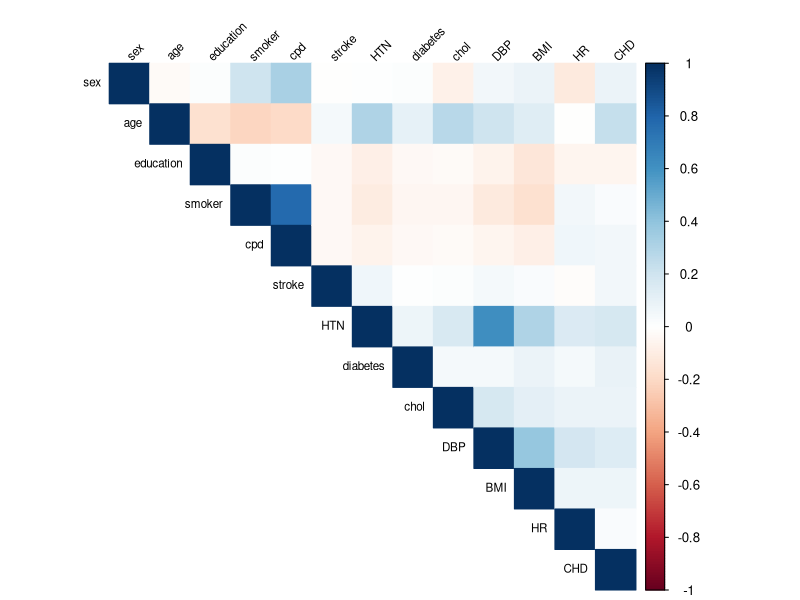
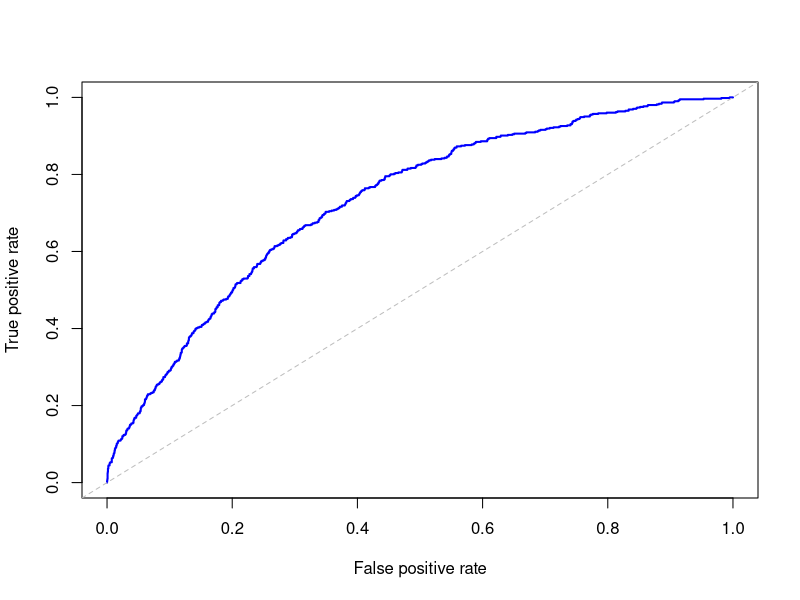
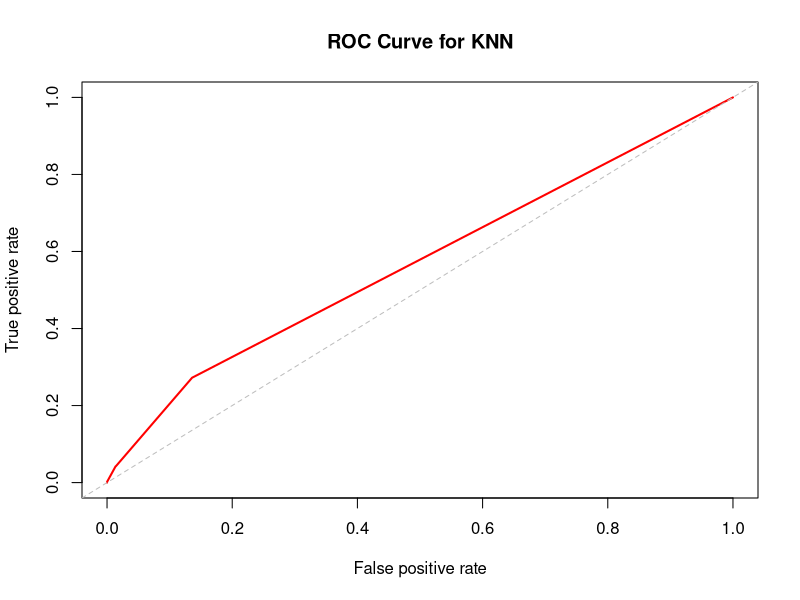

Source code (R) for these figures, in order:
## ---- chunk 1
knitr::opts_chunk$set(warning=FALSE,message=FALSE,tidy.opts=list(width.cutoff = 60),tidy = TRUE)
## ---- chunk 2
library(readr);
library(class);
library(tidyverse);
library(ROCR);
set.seed(2);
chd <- read_csv("chd.csv");
## ---- chunk 3
#Change variable type
chd$CHD <- chd$CHD == "Yes"
chd$sex <- as.numeric(chd$sex == "Male")

#Remove NAs
ignored_na <- c("smoker", "HTN") # Fields that will not be used
cols_check <- setdiff(names(chd), ignored_na)
df <- chd[complete.cases(chd[, cols_check]), ]
## ---- chunk 4
#| echo: false
library('corrplot')
df_tmp <- df[complete.cases(df), ]
cor_matrix <- cor(df_tmp)
corrplot(cor_matrix, method = "color", type = "upper", tl.col = "black", tl.srt = 45, mar = c(0, 0, 1, 0), tl.cex = 0.7)
## ---- chunk 5
class0 <- which(df$CHD == FALSE) #Did not develop CHD
class1 <- which(df$CHD == TRUE) #Did develop CHD

## Sample 8% from the class with no CHD
train0 <- sample(class0, length(class0) * 0.08)
## Sample 2% from the class with CHD
train1 <- sample(class1, length(class1) * 0.02)

trainIndex <- c(train0, train1)
train_df <- df[trainIndex, ]
test_df  <- df[-trainIndex, ]
## ---- chunk 6
#| echo: false
glm.fits <- glm(CHD ~ sex+age+education+smoker+stroke+diabetes+chol+DBP+BMI+HR, data=train_df, family = binomial)
summary(glm.fits)
## ---- chunk 7
y_train <- train_df$CHD
x_train <- train_df[, setdiff(names(train_df), "CHD")]
x_test  <- test_df[, setdiff(names(test_df), "CHD")]
x_train <- model.matrix(~ . -1, data = x_train)
x_test  <- model.matrix(~ . -1, data = x_test)
y_train <- as.factor(y_train)
## ---- chunk 8
#Scale 
x_train <- scale(x_train)
x_test  <- scale(x_test,
                 center = attr(x_train, "scaled:center"),
                 scale  = attr(x_train, "scaled:scale"))
## ---- chunk 9
#| echo: false
glm.probs <- predict(glm.fits, test_df, type="response" )
glm.pred  <- rep(FALSE, nrow(test_df))
glm.pred[glm.probs > 0.2] <- TRUE
table(glm.pred, test_df$CHD)

knn.pred <- knn(x_train, x_test, cl = y_train, k = 4)
table(knn.pred, test_df$CHD)
## ---- chunk 10
#| echo: false
logit <- glm(CHD ~ ., data = df, family = binomial)
prob <- predict(logit, type = "response")
pred <- prediction(prob, df$CHD)
perf <- performance(pred, "tpr", "fpr")
plot(perf, col = "blue", lwd = 2)
abline(a = 0, b = 1, lty = 2, col = "gray")
auc <- performance(pred, "auc")@y.values[[1]]
auc
## ---- chunk 11
#| echo: false
train_df <- train_df[complete.cases(train_df), ]
test_df  <- test_df[complete.cases(test_df), ]
y_train <- factor(train_df$CHD)
y_test  <- factor(test_df$CHD)
x_train <- train_df[, setdiff(names(train_df), "CHD")]
x_test  <- test_df[, setdiff(names(test_df), "CHD")]
x_train <- model.matrix(~ . - 1, data = x_train)
x_test  <- model.matrix(~ . - 1, data = x_test)
x_train <- scale(x_train)
x_test  <- scale(x_test,
                 center = attr(x_train, "scaled:center"),
                 scale  = attr(x_train, "scaled:scale"))
y_test_numeric <- ifelse(test_df$CHD, 1, 0)
knn.pred <- knn(x_train, x_test, cl=y_train, k=4, prob=TRUE)

knn.probs <- attr(knn.pred, "prob")
knn.probs <- ifelse(knn.pred == "TRUE", knn.probs, 1 - knn.probs)

knn.probs <- as.numeric(knn.probs)

pred_knn <- prediction(knn.probs, y_test_numeric)

perf_knn <- performance(pred_knn, "tpr", "fpr")
plot(perf_knn, col="red", lwd=2, main="ROC Curve for KNN")
abline(a=0, b=1, lty=2, col="gray")
auc_knn <- performance(pred_knn, measure="auc")@y.values[[1]]
auc_knn
